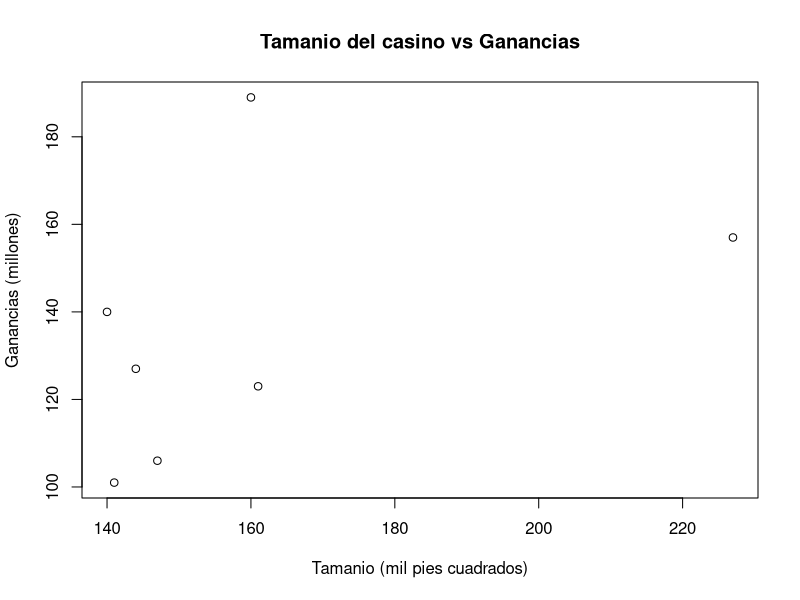
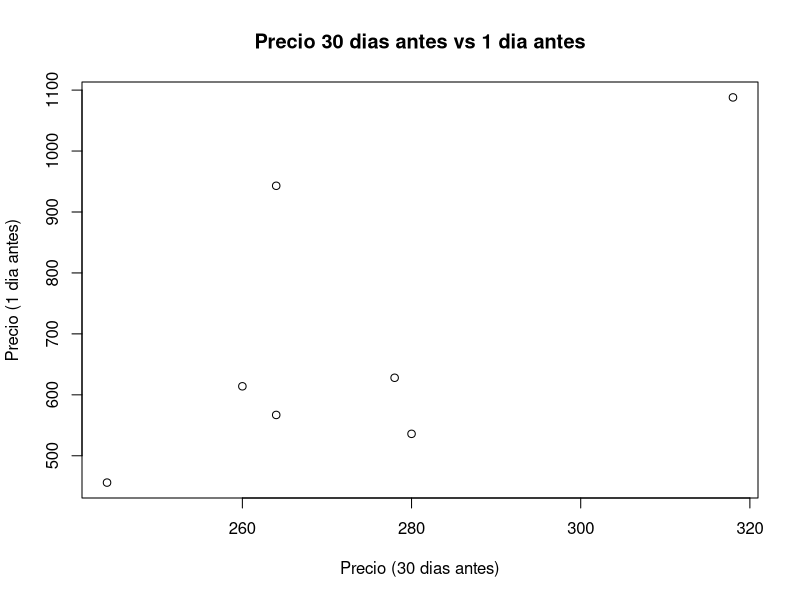
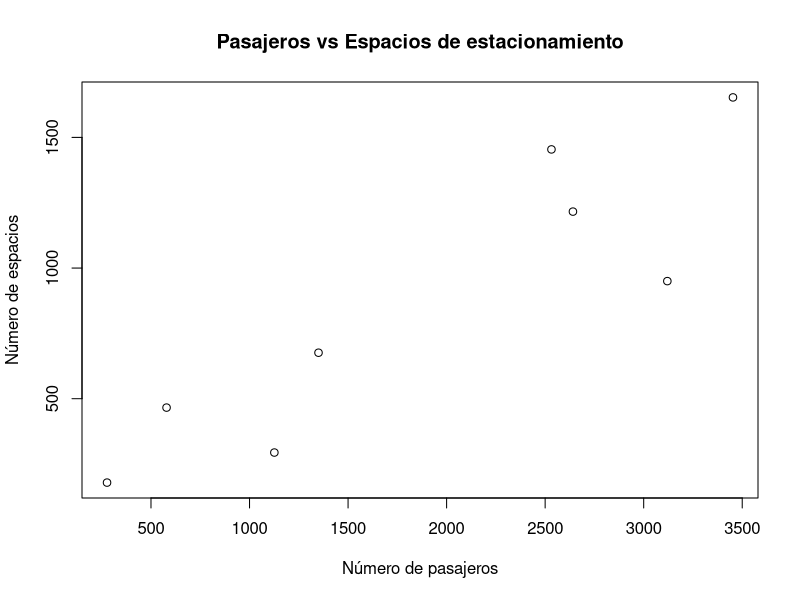
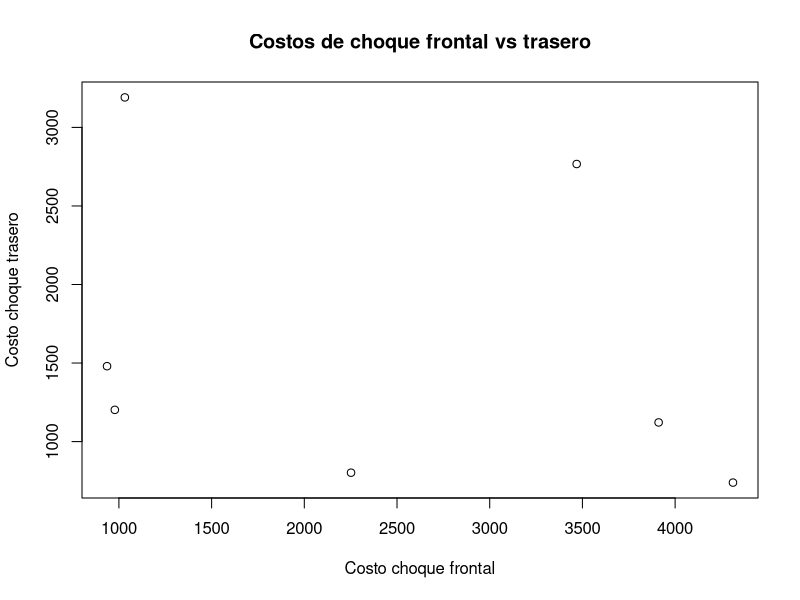

The R script that drew these images, in order:
## ---- chunk 1
tamanio <- c(160, 227, 140, 144, 161, 147, 141)
ganancias <- c(189, 157, 140, 127, 123, 106, 101)

plot(tamanio, ganancias,
     main = "Tamanio del casino vs Ganancias",
     xlab = "Tamanio (mil pies cuadrados)",
     ylab = "Ganancias (millones)")

cor(tamanio, ganancias)


## ---- chunk 2
dias30 <- c(244, 260, 264, 264, 278, 318, 280)
dia1 <- c(456, 614, 567, 943, 628, 1088, 536)

plot(dias30, dia1,
     main = "Precio 30 dias antes vs 1 dia antes",
     xlab = "Precio (30 dias antes)",
     ylab = "Precio (1 dia antes)")

cor(dias30, dia1)

## ---- chunk 3
pasajeros <- c(3453, 1350, 1126, 3120, 2641, 277, 579, 2532)
estacionamiento <- c(1653, 676, 294, 950, 1216, 179, 466, 1454)

plot(pasajeros, estacionamiento,
     main = "Pasajeros vs Espacios de estacionamiento",
     xlab = "Número de pasajeros",
     ylab = "Número de espacios")

cor(pasajeros, estacionamiento)

## ---- chunk 4
choqueFrontal <- c(936, 978, 2252, 1032, 3911, 4312, 3469)
choqueTrasero <- c(1480, 1202, 802, 3191, 1122, 739, 2767)

plot(choqueFrontal, choqueTrasero,
     main = "Costos de choque frontal vs trasero",
     xlab = "Costo choque frontal",
     ylab = "Costo choque trasero")

cor(choqueFrontal, choqueTrasero)

